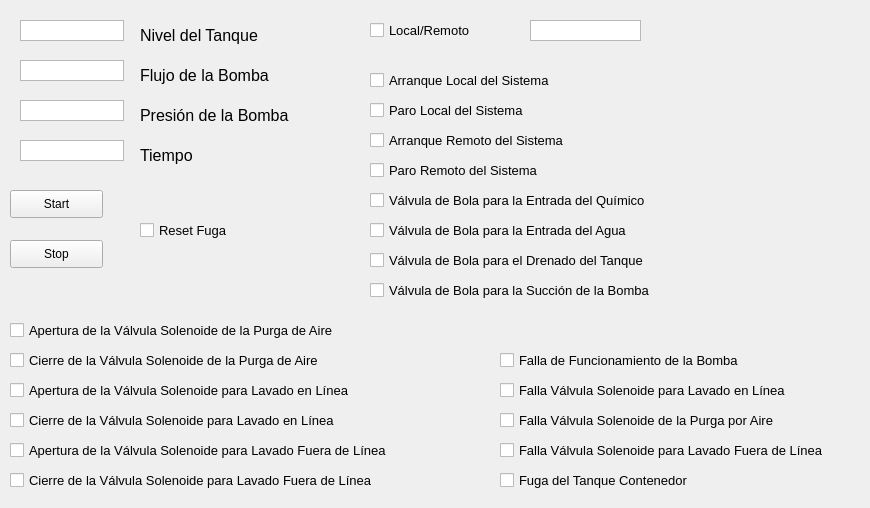
<?xml version="1.0" encoding="UTF-8"?>
<ui version="4.0">
 <class>Lavado_Compresor</class>
 <widget class="QWidget" name="Lavado_Compresor">
  <property name="geometry">
   <rect>
    <x>0</x>
    <y>0</y>
    <width>870</width>
    <height>508</height>
   </rect>
  </property>
  <property name="windowTitle">
   <string>Form</string>
  </property>
  <widget class="QCheckBox" name="checkBox_16">
   <property name="geometry">
    <rect>
     <x>500</x>
     <y>350</y>
     <width>311</width>
     <height>20</height>
    </rect>
   </property>
   <property name="font">
    <font>
     <pointsize>10</pointsize>
    </font>
   </property>
   <property name="text">
    <string>Falla de Funcionamiento de la Bomba</string>
   </property>
  </widget>
  <widget class="QTextEdit" name="textB3">
   <property name="geometry">
    <rect>
     <x>20</x>
     <y>100</y>
     <width>104</width>
     <height>21</height>
    </rect>
   </property>
   <property name="verticalScrollBarPolicy">
    <enum>Qt::ScrollBarAlwaysOff</enum>
   </property>
   <property name="horizontalScrollBarPolicy">
    <enum>Qt::ScrollBarAlwaysOff</enum>
   </property>
  </widget>
  <widget class="QCheckBox" name="checkBox_9">
   <property name="geometry">
    <rect>
     <x>10</x>
     <y>320</y>
     <width>421</width>
     <height>20</height>
    </rect>
   </property>
   <property name="font">
    <font>
     <pointsize>10</pointsize>
    </font>
   </property>
   <property name="text">
    <string>Apertura de la Válvula Solenoide de la Purga de Aire</string>
   </property>
  </widget>
  <widget class="QCheckBox" name="checkBox_15">
   <property name="geometry">
    <rect>
     <x>370</x>
     <y>20</y>
     <width>151</width>
     <height>20</height>
    </rect>
   </property>
   <property name="font">
    <font>
     <pointsize>10</pointsize>
    </font>
   </property>
   <property name="text">
    <string>Local/Remoto</string>
   </property>
  </widget>
  <widget class="QCheckBox" name="checkBox_8">
   <property name="geometry">
    <rect>
     <x>370</x>
     <y>70</y>
     <width>271</width>
     <height>20</height>
    </rect>
   </property>
   <property name="font">
    <font>
     <pointsize>10</pointsize>
    </font>
   </property>
   <property name="text">
    <string>Arranque Local del Sistema</string>
   </property>
  </widget>
  <widget class="QCheckBox" name="checkBox_7">
   <property name="geometry">
    <rect>
     <x>370</x>
     <y>280</y>
     <width>361</width>
     <height>20</height>
    </rect>
   </property>
   <property name="font">
    <font>
     <pointsize>10</pointsize>
    </font>
   </property>
   <property name="text">
    <string>Válvula de Bola para la Succión de la Bomba</string>
   </property>
  </widget>
  <widget class="QLabel" name="label_4">
   <property name="geometry">
    <rect>
     <x>140</x>
     <y>140</y>
     <width>81</width>
     <height>31</height>
    </rect>
   </property>
   <property name="font">
    <font>
     <pointsize>12</pointsize>
    </font>
   </property>
   <property name="text">
    <string>Tiempo</string>
   </property>
  </widget>
  <widget class="QLabel" name="label_2">
   <property name="geometry">
    <rect>
     <x>140</x>
     <y>60</y>
     <width>181</width>
     <height>31</height>
    </rect>
   </property>
   <property name="font">
    <font>
     <pointsize>12</pointsize>
    </font>
   </property>
   <property name="text">
    <string>Flujo de la Bomba</string>
   </property>
  </widget>
  <widget class="QCheckBox" name="checkBox_6">
   <property name="geometry">
    <rect>
     <x>370</x>
     <y>250</y>
     <width>361</width>
     <height>20</height>
    </rect>
   </property>
   <property name="font">
    <font>
     <pointsize>10</pointsize>
    </font>
   </property>
   <property name="text">
    <string>Válvula de Bola para el Drenado del Tanque</string>
   </property>
  </widget>
  <widget class="QTextEdit" name="textB2">
   <property name="geometry">
    <rect>
     <x>20</x>
     <y>60</y>
     <width>104</width>
     <height>21</height>
    </rect>
   </property>
   <property name="verticalScrollBarPolicy">
    <enum>Qt::ScrollBarAlwaysOff</enum>
   </property>
   <property name="horizontalScrollBarPolicy">
    <enum>Qt::ScrollBarAlwaysOff</enum>
   </property>
  </widget>
  <widget class="QCheckBox" name="checkBox_21">
   <property name="geometry">
    <rect>
     <x>140</x>
     <y>220</y>
     <width>111</width>
     <height>20</height>
    </rect>
   </property>
   <property name="font">
    <font>
     <pointsize>10</pointsize>
    </font>
   </property>
   <property name="text">
    <string>Reset Fuga</string>
   </property>
  </widget>
  <widget class="QCheckBox" name="checkBox_5">
   <property name="geometry">
    <rect>
     <x>370</x>
     <y>220</y>
     <width>341</width>
     <height>20</height>
    </rect>
   </property>
   <property name="font">
    <font>
     <pointsize>10</pointsize>
    </font>
   </property>
   <property name="text">
    <string>Válvula de Bola para la Entrada del Agua</string>
   </property>
  </widget>
  <widget class="QCheckBox" name="checkBox_4">
   <property name="geometry">
    <rect>
     <x>370</x>
     <y>190</y>
     <width>351</width>
     <height>20</height>
    </rect>
   </property>
   <property name="font">
    <font>
     <pointsize>10</pointsize>
    </font>
   </property>
   <property name="text">
    <string>Válvula de Bola para la Entrada del Químico</string>
   </property>
  </widget>
  <widget class="QCheckBox" name="checkBox_3">
   <property name="geometry">
    <rect>
     <x>370</x>
     <y>160</y>
     <width>261</width>
     <height>20</height>
    </rect>
   </property>
   <property name="font">
    <font>
     <pointsize>10</pointsize>
    </font>
   </property>
   <property name="text">
    <string>Paro Remoto del Sistema</string>
   </property>
  </widget>
  <widget class="QTextEdit" name="textB1">
   <property name="geometry">
    <rect>
     <x>20</x>
     <y>20</y>
     <width>104</width>
     <height>21</height>
    </rect>
   </property>
   <property name="verticalScrollBarPolicy">
    <enum>Qt::ScrollBarAlwaysOff</enum>
   </property>
   <property name="horizontalScrollBarPolicy">
    <enum>Qt::ScrollBarAlwaysOff</enum>
   </property>
  </widget>
  <widget class="QTextEdit" name="textB5">
   <property name="geometry">
    <rect>
     <x>530</x>
     <y>20</y>
     <width>111</width>
     <height>21</height>
    </rect>
   </property>
   <property name="verticalScrollBarPolicy">
    <enum>Qt::ScrollBarAlwaysOff</enum>
   </property>
   <property name="horizontalScrollBarPolicy">
    <enum>Qt::ScrollBarAlwaysOff</enum>
   </property>
  </widget>
  <widget class="QCheckBox" name="checkBox_14">
   <property name="geometry">
    <rect>
     <x>10</x>
     <y>470</y>
     <width>461</width>
     <height>20</height>
    </rect>
   </property>
   <property name="font">
    <font>
     <pointsize>10</pointsize>
    </font>
   </property>
   <property name="text">
    <string>Cierre de la Válvula Solenoide para Lavado Fuera de Línea</string>
   </property>
  </widget>
  <widget class="QCheckBox" name="checkBox_20">
   <property name="geometry">
    <rect>
     <x>500</x>
     <y>470</y>
     <width>241</width>
     <height>20</height>
    </rect>
   </property>
   <property name="font">
    <font>
     <pointsize>10</pointsize>
    </font>
   </property>
   <property name="text">
    <string>Fuga del Tanque Contenedor</string>
   </property>
  </widget>
  <widget class="QCheckBox" name="checkBox_2">
   <property name="geometry">
    <rect>
     <x>370</x>
     <y>130</y>
     <width>301</width>
     <height>20</height>
    </rect>
   </property>
   <property name="font">
    <font>
     <pointsize>10</pointsize>
    </font>
   </property>
   <property name="text">
    <string>Arranque Remoto del Sistema</string>
   </property>
  </widget>
  <widget class="QCheckBox" name="checkBox_13">
   <property name="geometry">
    <rect>
     <x>10</x>
     <y>440</y>
     <width>481</width>
     <height>20</height>
    </rect>
   </property>
   <property name="font">
    <font>
     <pointsize>10</pointsize>
    </font>
   </property>
   <property name="text">
    <string>Apertura de la Válvula Solenoide para Lavado Fuera de Línea</string>
   </property>
  </widget>
  <widget class="QCheckBox" name="checkBox_19">
   <property name="geometry">
    <rect>
     <x>500</x>
     <y>440</y>
     <width>411</width>
     <height>20</height>
    </rect>
   </property>
   <property name="font">
    <font>
     <pointsize>10</pointsize>
    </font>
   </property>
   <property name="text">
    <string>Falla Válvula Solenoide para Lavado Fuera de Línea</string>
   </property>
  </widget>
  <widget class="QCheckBox" name="checkBox">
   <property name="geometry">
    <rect>
     <x>370</x>
     <y>100</y>
     <width>241</width>
     <height>20</height>
    </rect>
   </property>
   <property name="font">
    <font>
     <pointsize>10</pointsize>
    </font>
   </property>
   <property name="text">
    <string>Paro Local del Sistema</string>
   </property>
  </widget>
  <widget class="QCheckBox" name="checkBox_12">
   <property name="geometry">
    <rect>
     <x>10</x>
     <y>410</y>
     <width>421</width>
     <height>20</height>
    </rect>
   </property>
   <property name="font">
    <font>
     <pointsize>10</pointsize>
    </font>
   </property>
   <property name="text">
    <string>Cierre de la Válvula Solenoide para Lavado en Línea</string>
   </property>
  </widget>
  <widget class="QPushButton" name="Btn2">
   <property name="geometry">
    <rect>
     <x>10</x>
     <y>240</y>
     <width>93</width>
     <height>28</height>
    </rect>
   </property>
   <property name="text">
    <string>Stop</string>
   </property>
  </widget>
  <widget class="QCheckBox" name="checkBox_11">
   <property name="geometry">
    <rect>
     <x>10</x>
     <y>380</y>
     <width>431</width>
     <height>20</height>
    </rect>
   </property>
   <property name="font">
    <font>
     <pointsize>10</pointsize>
    </font>
   </property>
   <property name="text">
    <string>Apertura de la Válvula Solenoide para Lavado en Línea</string>
   </property>
  </widget>
  <widget class="QTextEdit" name="textB4">
   <property name="geometry">
    <rect>
     <x>20</x>
     <y>140</y>
     <width>104</width>
     <height>21</height>
    </rect>
   </property>
   <property name="verticalScrollBarPolicy">
    <enum>Qt::ScrollBarAlwaysOff</enum>
   </property>
   <property name="horizontalScrollBarPolicy">
    <enum>Qt::ScrollBarAlwaysOff</enum>
   </property>
  </widget>
  <widget class="QPushButton" name="Btn1">
   <property name="geometry">
    <rect>
     <x>10</x>
     <y>190</y>
     <width>93</width>
     <height>28</height>
    </rect>
   </property>
   <property name="text">
    <string>Start</string>
   </property>
  </widget>
  <widget class="QCheckBox" name="checkBox_18">
   <property name="geometry">
    <rect>
     <x>500</x>
     <y>410</y>
     <width>361</width>
     <height>20</height>
    </rect>
   </property>
   <property name="font">
    <font>
     <pointsize>10</pointsize>
    </font>
   </property>
   <property name="text">
    <string>Falla Válvula Solenoide de la Purga por Aire</string>
   </property>
  </widget>
  <widget class="QLabel" name="label">
   <property name="geometry">
    <rect>
     <x>140</x>
     <y>20</y>
     <width>161</width>
     <height>31</height>
    </rect>
   </property>
   <property name="font">
    <font>
     <pointsize>12</pointsize>
    </font>
   </property>
   <property name="text">
    <string>Nivel del Tanque</string>
   </property>
  </widget>
  <widget class="QCheckBox" name="checkBox_17">
   <property name="geometry">
    <rect>
     <x>500</x>
     <y>380</y>
     <width>361</width>
     <height>20</height>
    </rect>
   </property>
   <property name="font">
    <font>
     <pointsize>10</pointsize>
    </font>
   </property>
   <property name="text">
    <string>Falla Válvula Solenoide para Lavado en Línea</string>
   </property>
  </widget>
  <widget class="QLabel" name="label_3">
   <property name="geometry">
    <rect>
     <x>140</x>
     <y>100</y>
     <width>201</width>
     <height>31</height>
    </rect>
   </property>
   <property name="font">
    <font>
     <pointsize>12</pointsize>
    </font>
   </property>
   <property name="text">
    <string>Presión de la Bomba</string>
   </property>
  </widget>
  <widget class="QCheckBox" name="checkBox_10">
   <property name="geometry">
    <rect>
     <x>10</x>
     <y>350</y>
     <width>401</width>
     <height>20</height>
    </rect>
   </property>
   <property name="font">
    <font>
     <pointsize>10</pointsize>
    </font>
   </property>
   <property name="text">
    <string>Cierre de la Válvula Solenoide de la Purga de Aire</string>
   </property>
  </widget>
 </widget>
 <resources/>
 <connections/>
</ui>
